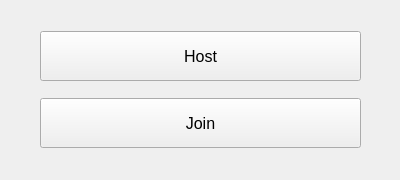
<?xml version="1.0" encoding="UTF-8"?>
<ui version="4.0">
 <class>Start</class>
 <widget class="QWidget" name="Start">
  <property name="geometry">
   <rect>
    <x>0</x>
    <y>0</y>
    <width>400</width>
    <height>180</height>
   </rect>
  </property>
  <property name="sizePolicy">
   <sizepolicy hsizetype="Fixed" vsizetype="Fixed">
    <horstretch>0</horstretch>
    <verstretch>0</verstretch>
   </sizepolicy>
  </property>
  <property name="minimumSize">
   <size>
    <width>400</width>
    <height>180</height>
   </size>
  </property>
  <property name="maximumSize">
   <size>
    <width>400</width>
    <height>180</height>
   </size>
  </property>
  <property name="focusPolicy">
   <enum>Qt::NoFocus</enum>
  </property>
  <property name="windowTitle">
   <string>IshtarSync</string>
  </property>
  <property name="styleSheet">
   <string notr="true">QWidget {
	font: 12pt &quot;Arial&quot;;
}</string>
  </property>
  <widget class="QWidget" name="verticalLayoutWidget_2">
   <property name="geometry">
    <rect>
     <x>40</x>
     <y>20</y>
     <width>321</width>
     <height>141</height>
    </rect>
   </property>
   <layout class="QVBoxLayout" name="connection_layout">
    <item>
     <widget class="QPushButton" name="host">
      <property name="minimumSize">
       <size>
        <width>0</width>
        <height>50</height>
       </size>
      </property>
      <property name="font">
       <font>
        <family>Arial</family>
        <pointsize>12</pointsize>
        <weight>50</weight>
        <italic>false</italic>
        <bold>false</bold>
       </font>
      </property>
      <property name="text">
       <string>Host</string>
      </property>
     </widget>
    </item>
    <item>
     <widget class="QPushButton" name="join">
      <property name="minimumSize">
       <size>
        <width>0</width>
        <height>50</height>
       </size>
      </property>
      <property name="font">
       <font>
        <family>Arial</family>
        <pointsize>12</pointsize>
        <weight>50</weight>
        <italic>false</italic>
        <bold>false</bold>
       </font>
      </property>
      <property name="text">
       <string>Join</string>
      </property>
     </widget>
    </item>
   </layout>
  </widget>
 </widget>
 <resources/>
 <connections/>
</ui>
